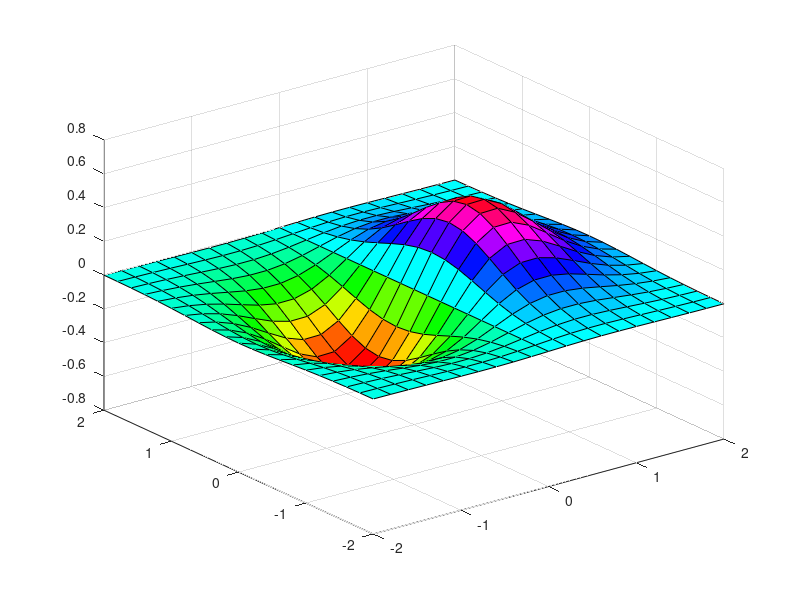

Source code (MATLAB): (Note: this script raises an error after producing the figure.)
[X,Y]=meshgrid(-2:.2:2);
Z=X.*exp(-X.^2-Y.^2);
surf(X,Y,Z);
colormap(hsv);
colorbar('vert');
xlabel('X-axis');
ylabel('Y-axis');
zlabel('Z-axis');